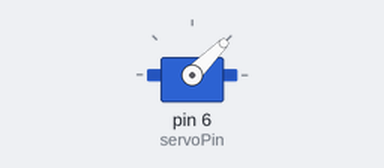
This sketch was run on a simulated Arduino Uno, built with avr-gcc and run on an emulated ATmega328P. On the bench: servo.

Above: at 0.05 s.
At 2.05 s:
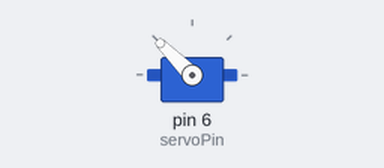
At 4.0 s:
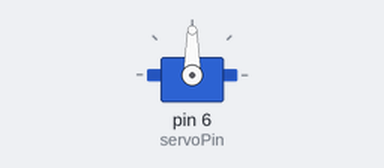
Timing chart, 0 to 5.2 s (numbered marks = the images above):
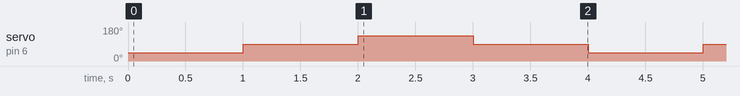

Measured:
- by itself, servo on pin 6 (servoPin): repeats every 4.0 s: 135° 1.0 s, 90° 1.0 s, 45° 1.0 s, 90° 1.0 s

The sketch:

servo.ino
```cpp
#include <Servo.h>

int servoPin = 6;
int servoAngle = 0;
Servo servo;

void setup() {
  // put your setup code here, to run once:
  servo.attach(servoPin);
}

void loop() {
  servo.write(45);      // Turn SG90 servo Left to 45 degrees
   delay(1000);          // Wait 1 second
   servo.write(90);      // Turn SG90 servo back to 90 degrees (center position)
   delay(1000);          // Wait 1 second
   servo.write(135);     // Turn SG90 servo Right to 135 degrees
   delay(1000);          // Wait 1 second
   servo.write(90);      // Turn SG90 servo back to 90 degrees (center position)
   delay(1000);
}
```
